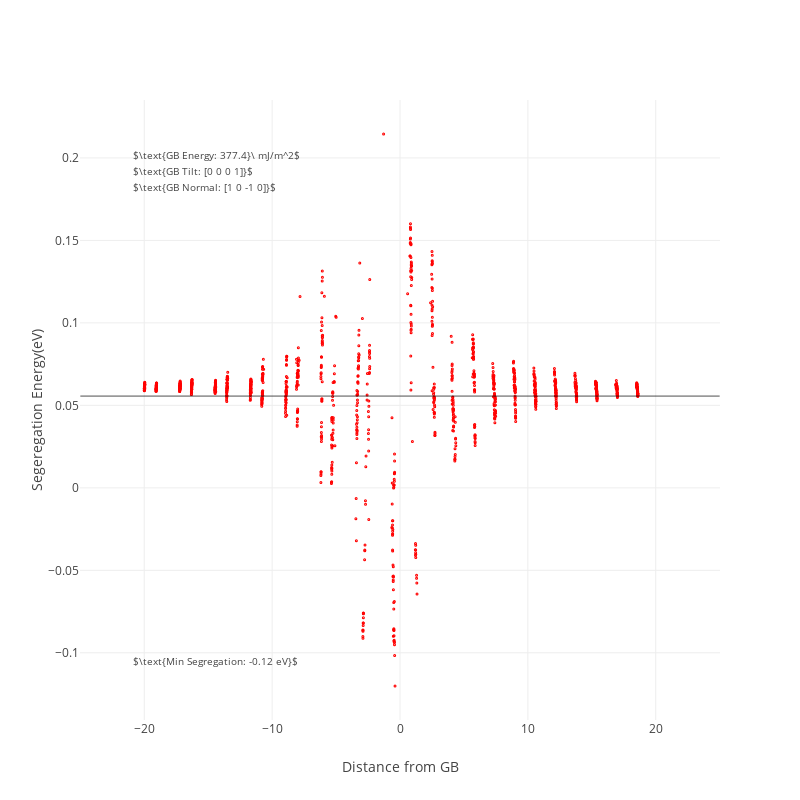

Source (notebook cell):
### Code cell
draw_peratom_energy(mat , 15)

### Figure 1 — Plotly figure (JSON) as saved in the notebook; plotly's stock layout.template omitted (floating-point values rounded to 4 significant figures; data arrays with more than 128 entries replaced by an {"elided": "..."} marker saying what was removed)
{"data": [{"marker": {"color": "red", "size": 3, "symbol": "circle-dot"}, "mode": "markers", "name": "Test", "type": "scatter", "uid": "97dd2403-9a1c-4cdd-826e-ee84caf7d64b", "x": {"elided": "1305 float values"}, "y": {"elided": "1305 float values"}}], "layout": {"annotations": [{"font": {"size": 10}, "showarrow": false, "text": "$\\text{GB Energy: 377.4}\\ mJ/m^2$", "x": 0.08, "xref": "paper", "y": 0.925, "yref": "paper"}, {"font": {"size": 10}, "showarrow": false, "text": "$\\text{GB Tilt: [0 0 0 1]}$", "x": 0.08, "xref": "paper", "y": 0.9, "yref": "paper"}, {"font": {"size": 10}, "showarrow": false, "text": "$\\text{GB Normal: [1 0 -1 0]}$", "x": 0.08, "xref": "paper", "y": 0.875, "yref": "paper"}, {"font": {"size": 10}, "showarrow": false, "text": "$\\text{Min Segregation: -0.12 eV}$", "x": 0.08, "xref": "paper", "y": 0.08, "yref": "paper"}], "autosize": false, "height": 800, "shapes": [{"line": {"width": 0.7}, "type": "line", "x0": -25, "x1": 25, "y0": 0.05564, "y1": 0.05564}], "width": 800, "xaxis": {"autorange": true, "range": [-25.03, 25.03], "title": {"text": "Distance from GB"}, "type": "linear", "zeroline": false}, "yaxis": {"autorange": true, "range": [-0.1407, 0.2351], "title": {"text": "Segeregation Energy(eV)"}, "type": "linear", "zeroline": false}}}
